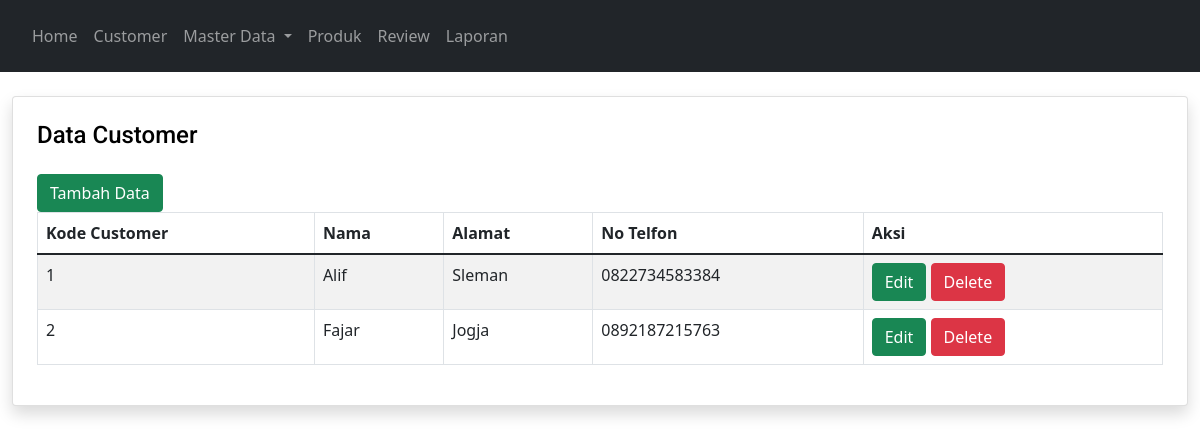
/customer.php, run on the app's committed database.
### tables this page shows
CREATE TABLE `customer` (
  `kode_customer` int(11) NOT NULL AUTO_INCREMENT,
  `nama` varchar(125) DEFAULT NULL,
  `alamat` varchar(125) DEFAULT NULL,
  `no_telp` varchar(14) DEFAULT NULL,
  PRIMARY KEY (`kode_customer`)
);

### customer.php (the view, shortened to what this page needs)
<?php include("config.php"); ?>
<!DOCTYPE html>
<html lang="en">
<head>
    <link href="https://cdnjs.cloudflare.com/ajax/libs/font-awesome/5.10.0/css/all.min.css" rel="stylesheet">
    <link href="https://cdn.jsdelivr.net/npm/bootstrap-icons@1.4.1/font/bootstrap-icons.css" rel="stylesheet">
    <link href="lib/owlcarousel/assets/owl.carousel.min.css" rel="stylesheet">
    <link href="lib/tempusdominus/css/tempusdominus-bootstrap-4.min.css" rel="stylesheet" />
    <link href="css/bootstrap.min.css" rel="stylesheet">
    <link href="https://cdn.jsdelivr.net/npm/bootstrap@5.1.3/dist/css/bootstrap.min.css" rel="stylesheet">
</head>
<body>
    <nav class="navbar navbar-expand bg-dark navbar-dark sticky-top px-4 py-3">
        <div class="navbar-nav   ml-auto">
            <div class="nav-item ">
                <a href="index.php" class="nav-link ">
                    <span class="d-none d-lg-inline-flex">Home</span>
                </a>
            </div>
            <div class="nav-item">
                <a href="customer.php" class="nav-link ">
                    <span class="d-none d-lg-inline-flex">Customer</span>
                </a>
            </div>
            <div class="nav-item dropdown">
                <a href="#" class="nav-link dropdown-toggle" data-bs-toggle="dropdown">
                    <span class="d-none d-lg-inline-flex">Master Data</span>
                </a>
            </div>
            <div class="nav-item">
                <a href="produk.php" class="nav-link ">
                    <span class="d-none d-lg-inline-flex">Produk</span>
                </a>
            </div>
            <div class="nav-item">
                <a href="review.php" class="nav-link ">
                    <span class="d-none d-lg-inline-flex">Review</span>
                </a>
            </div>
            <div class="nav-item">
                <a href="Laporan.php" class="nav-link ">
                    <span class="d-none d-lg-inline-flex">Laporan</span>
                </a>
            </div>
    </nav>
    <div class="container-fluid pt-4">
        <div class="row g-4">
            <div class="col-sm-12 col-xl-12">
                <div class="card p-3 shadow rounded h-100 p-4">
                    <h4 class="mb-4 text-black">Data Customer</h4>
                    <div class="box-body">
                   <span class="pull-left"> <a href="tambah/tambah_customer.php" class="btn btn-success">Tambah
                        Data</a></span>
                        <div>
                    <table class="table table-striped table-bordered">
                        <thead>
                            <tr>
                                <th>Kode Customer</th>
                                <th>Nama</th>
                                <th>Alamat</th>
                                <th>No Telfon</th>
                                <th>Aksi</th>
                            </tr>
                        </thead>
                        <tbody>
                            <?php
                            $sql = "SELECT * FROM customer";
                            $query = mysqli_query($koneksi, $sql);
                            while ($produk = mysqli_fetch_array($query)) {
                                echo "<tr>";
                                echo "<td>" . $produk['kode_customer'] . "</td>";
                                echo "<td>" . $produk['nama'] . "</td>";
                                echo "<td>" . $produk['alamat'] . "</td>";
                                echo "<td>" . $produk['no_telp'] . "</td>";
                                echo "<td>";
                            ?>
                            <a class="btn btn-success" data-target="#editMenu" class="badge badge-success"
                                href="Edit/edit_customer.php?id='<?php echo $produk['kode_customer'] ?>'">Edit</a>
                            <a class="btn btn-danger" onclick="return confirm('Anda yakin akan menghapus ini? ')"
                                href="Proses_delete/hapus_customer.php?kode_customer='<?php echo $produk['kode_customer'] ?>'">Delete</a>
                            </td>
                            </tr>
                            <?php
                            }
                            ?>
                        </tbody>
                    </table>
                </div>
                    </div>
                </div>
            </div>
        </div>
</body>
</html>

### data on the page
customer: kode_customer "1", nama "Alif", alamat "Sleman", no_telp "0822734583384"
customer: kode_customer "2", nama "Fajar", alamat "Jogja", no_telp "0892187215763"
